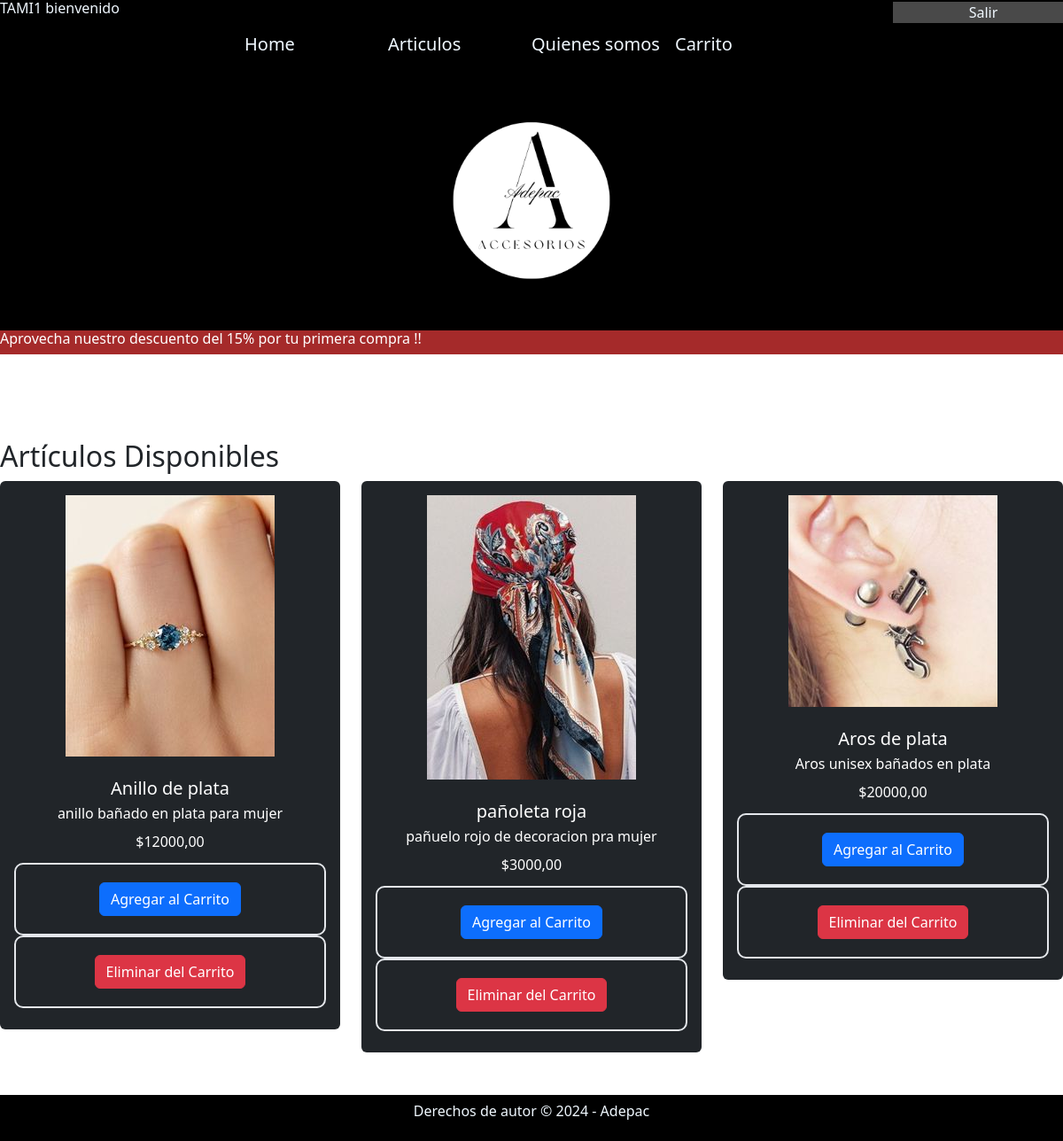
Screenshot of /articulo/ (signed in) with the database file from the repository.
### tienda/models.py (models this page shows, shortened)
class Producto(models.Model):
    nombre = models.CharField(max_length=100)
    descripcion = models.TextField()
    precio = models.DecimalField(max_digits=10, decimal_places=2)
    imagen = models.ImageField(upload_to='productos/')

### tienda/views.py (the view)
# urls.py: path('articulo/', views.base, name='base'),
def base(request):
    productos = Producto.objects.all()
    return render(request, 'base.html', {'productos': productos})

### tienda/templates/base.html (shortened to what this page needs)
{% load static %}
<!DOCTYPE html>
<html lang="es">
<head>
    <link href="https://cdn.jsdelivr.net/npm/bootstrap@5.3.3/dist/css/bootstrap.min.css" rel="stylesheet">
    <link rel="stylesheet" href="{% static 'joyas/css/archivo.css' %}">
    <link rel="stylesheet" href="{% static 'css/archivo.css' %}">
</head>
<body>
    <div class="row" style="background-color: black;">
        <div class="col">
          {% if request.user.is_authenticated %}
            <h6 style="color: aliceblue;">{{ user.username | upper }} bienvenido </h6>
            {% endif %}
        </div>
        <div class="col-2 align-self-center" style="background-color: rgb(73, 73, 73);">
          <div class="d-flex justify-content-around">
            {% if request.user.is_authenticated %}
              <a class="navbar-brand" style="color: aliceblue;" href="{% url 'exit' %}">Salir</a>
            {% else %}
              <a class="navbar-brand" style="color: aliceblue;" href="{% url 'inicio_sesion' %}">Login</a>
              <a class="navbar-brand" style="color: aliceblue;" href="{% url 'registro' %}">Register</a>
            {% endif %}
          </div>
        </div>
      </div>
    <div class="row" style="background-color: black; justify-content: center;">
        <div class="col-10">
            <nav class="navbar navbar-expand-lg" style="background-color: black;">
                <div class="container-fluid">
                    <div class="col" style="background-color: black;">
                        <a class="navbar-brand" style="color: aliceblue;" href="{% url 'home' %}">Home</a>
                    </div>
                    <div class="col" style="background-color: black;">
                        <a class="navbar-brand" style="color: aliceblue;" href="{% url 'base' %}">Articulos</a>
                    </div>
                    <div class="col" style="background-color: black;">
                        <a class="navbar-brand" style="color: aliceblue;" href="#">Quienes somos</a>
                    </div>
                    <div class="col" style="background-color: black;">
                        <a class="navbar-brand" style="color: aliceblue;" href="{% url 'carrito' %}">Carrito</a>
                    </div>
                </div>
            </nav>
        </div>
    </div>
    <div class="row" style="background-color: black; justify-content: center;">
        <div class="col-auto">
            <img id="imgLogo" src="{% static 'img/logo_adepac.png' %}" alt="Logo de Adepac">
        </div>
    </div>
    <div class="row">
        <div class="col" style="background-color: brown;">
            <h6 style="color: rgb(255, 255, 255);">Aprovecha nuestro descuento del 15% por tu primera compra !!</h6>
        </div>
    </div>
    <br><br><br>
    <div class="row">
        <div class="container mt-4">
            <h2>Artículos Disponibles</h2>
            <div class="row">
                {% for producto in productos %}
                <div class="col">
                    <div class="card text-light text-center bg-dark pb-2">
                        <div class="card-body text-white">
                            <div class="img-area mb-4">
                                <img src="{{ producto.imagen.url }}" class="img-fluid" alt="{{ producto.nombre }}">
                            </div>
                            <h5>{{ producto.nombre }}</h5>
                            <p>{{ producto.descripcion }}</p>
                            <p class="price">${{ producto.precio }}</p>
                            <form action="{% url 'add_to_cart' producto.id %}" method="post">
                                <input type="submit" class="btn btn-primary" value="Agregar al Carrito">
                            </form>
                            <form action="{% url 'remove_from_cart' producto.id %}" method="post">
                                <input type="submit" class="btn btn-danger" value="Eliminar del Carrito">
                            </form>
                        </div>
                    </div>
                </div>
                {% endfor %}
            </div>
        </div>
    </div>
    <br><br>
    <div class="row">
        <div class="col" style="background-color: black;">
            <footer>
                <p style="color: aliceblue;">Derechos de autor © 2024 - Adepac</p>
            </footer>
        </div>
    </div>
</body>
</html>

### static/css/archivo.css (style rules this page uses)
#imgLogo { width: 300px; height: 300px; display: block; margin: auto; }
.navbar-brand { color: aliceblue !important; }
footer { text-align: center; padding: 10px 0; }
.card { border: #161515; }
img { width: auto; height: auto; padding: auto; }
p { line-height: 100%; }
form { border: 2px solid #e4e7eb; padding: 20px; border-radius: 10px; }
html, body { height: 100%; margin: 0; padding: 0; }

### rows the page displays
Producto: imagen (picture), nombre "Anillo de plata", descripcion "anillo bañado en plata para mujer", precio "12000,00"
Producto: imagen (picture), nombre "pañoleta roja", descripcion "pañuelo rojo de decoracion pra mujer", precio "3000,00"
Producto: imagen (picture), nombre "Aros de plata", descripcion "Aros unisex bañados en plata", precio "20000,00"

### other values shown
{{ user.username | upper }} "TAMI1"
